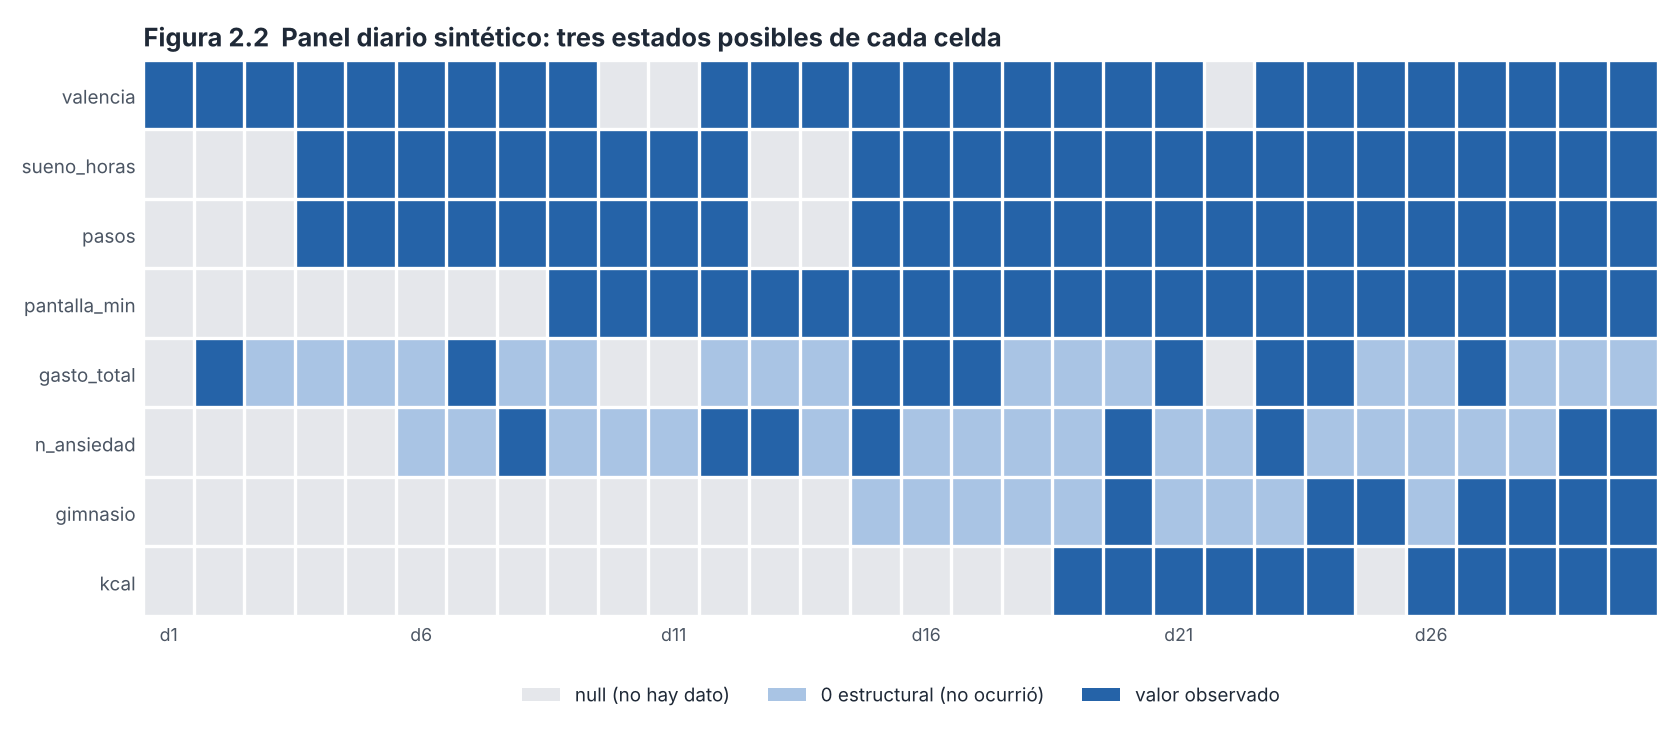

Write the Python code that produced this figure.
"""Figura 2.2 - Estructura del panel diario con datos SINTÉTICOS: valor, cero estructural y dato ausente (null).
Uso: python fig02_estructura_panel.py [salida.png]"""
import sys
import numpy as np
import matplotlib
matplotlib.use("Agg")
import matplotlib.pyplot as plt
import estilo  # paleta y tipografía comunes (módulo 12)
from matplotlib.colors import ListedColormap
from matplotlib.patches import Patch

rng = np.random.default_rng(7)
dias, nd = 30, 30
vars_ = ["valencia", "sueno_horas", "pasos", "pantalla_min", "gasto_total", "n_ansiedad", "gimnasio", "kcal"]
NULL, ZERO, VAL = 0, 1, 2
M = np.full((len(vars_), dias), NULL)

M[0, :] = VAL; M[0, [9, 10, 21]] = NULL                    # diario: faltan 3 días
M[1, 3:] = VAL; M[1, [12, 13]] = NULL                       # reloj desde el día 4
M[2, 3:] = VAL; M[2, [12, 13]] = NULL
M[3, 8:] = VAL                                              # permiso de uso desde el día 9
g = rng.choice(dias, 9, replace=False)                      # gasto: 0 desde el primer gasto y solo en días con diario (ceroDesde, 10c)
M[4, g.min():] = ZERO; M[4, g] = VAL; M[4, [d for d in (9, 10, 21) if d >= g.min()]] = NULL
M[5, 5:] = ZERO; M[5, rng.choice(np.arange(5, dias), 8, replace=False)] = VAL  # cero desde el primer registro
M[6, 14:] = ZERO; M[6, rng.choice(np.arange(14, dias), 7, replace=False)] = VAL
M[7, 18:] = VAL; M[7, [24]] = NULL

cmap = ListedColormap([estilo.REJILLA, estilo.AZUL_CLARO, estilo.AZUL])
fig, ax = plt.subplots(figsize=(10.5, 4.6), dpi=160)
ax.imshow(M, cmap=cmap, aspect="auto", interpolation="nearest")
ax.set_xticks(range(0, dias, 5)); ax.set_xticklabels([f"d{i+1}" for i in range(0, dias, 5)], fontsize=8)
ax.set_yticks(range(len(vars_))); ax.set_yticklabels(vars_, fontsize=8.5)
ax.set_xticks(np.arange(-.5, dias, 1), minor=True); ax.set_yticks(np.arange(-.5, len(vars_), 1), minor=True)
ax.grid(which="minor", color="white", lw=1.5); ax.tick_params(which="both", length=0)
for s in ax.spines.values(): s.set_visible(False)
ax.legend(handles=[Patch(fc=estilo.REJILLA, label="null (no hay dato)"), Patch(fc=estilo.AZUL_CLARO, label="0 estructural (no ocurrió)"),
                   Patch(fc=estilo.AZUL, label="valor observado")], loc="upper center", bbox_to_anchor=(.5, -.09), ncol=3, frameon=False, fontsize=8.5)
ax.set_title("Figura 2.2  Panel diario sintético: tres estados posibles de cada celda", loc="left", fontsize=11.5, weight="bold", color=estilo.TINTA)
fig.tight_layout()
fig.savefig(sys.argv[1] if len(sys.argv) > 1 else "fig02_estructura_panel.png")
